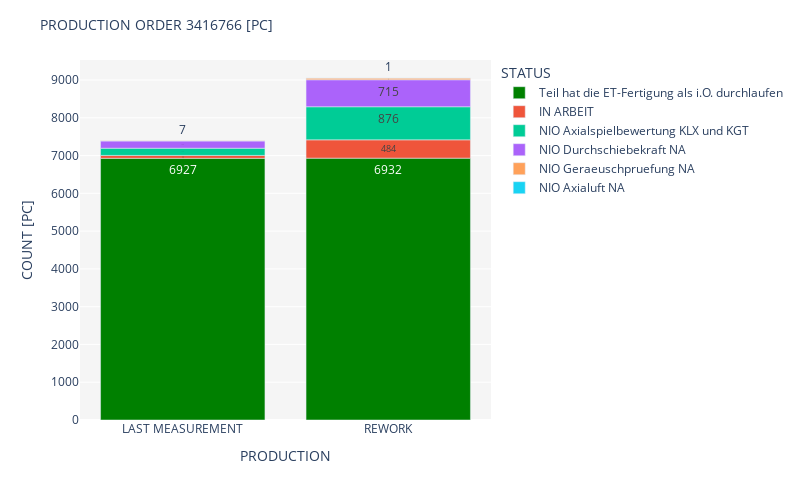

Notebook source saved alongside this figure:
### Code cell
fig=px.bar(df, x='PRODUCTION', y='COUNT [PC]',color='STATUS',color_discrete_map={"Teil hat die ET-Fertigung als i.O. durchlaufen":"green"},
            text_auto=True, height=500, width=800)
fig.update_layout(title=f"PRODUCTION ORDER 3416766 [PC]", title_font_size=14)
fig.update_layout(plot_bgcolor="whitesmoke")
fig.show()

### Figure 1 — Plotly figure (JSON) as saved in the notebook; plotly's stock layout.template omitted (floating-point values rounded to 4 significant figures)
{"data": [{"alignmentgroup": "True", "hovertemplate": "STATUS=Teil hat die ET-Fertigung als i.O. durchlaufen<br>PRODUCTION=%{x}<br>COUNT [PC]=%{y}<extra></extra>", "legendgroup": "Teil hat die ET-Fertigung als i.O. durchlaufen", "marker": {"color": "green", "pattern": {"shape": ""}}, "name": "Teil hat die ET-Fertigung als i.O. durchlaufen", "offsetgroup": "Teil hat die ET-Fertigung als i.O. durchlaufen", "orientation": "v", "showlegend": true, "textposition": "auto", "texttemplate": "%{y}", "type": "bar", "x": ["LAST MEASUREMENT", "REWORK"], "xaxis": "x", "y": [6927, 6932], "yaxis": "y"}, {"alignmentgroup": "True", "hovertemplate": "STATUS=IN ARBEIT<br>PRODUCTION=%{x}<br>COUNT [PC]=%{y}<extra></extra>", "legendgroup": "IN ARBEIT", "marker": {"color": "#EF553B", "pattern": {"shape": ""}}, "name": "IN ARBEIT", "offsetgroup": "IN ARBEIT", "orientation": "v", "showlegend": true, "textposition": "auto", "texttemplate": "%{y}", "type": "bar", "x": ["LAST MEASUREMENT", "REWORK"], "xaxis": "x", "y": [77, 484], "yaxis": "y"}, {"alignmentgroup": "True", "hovertemplate": "STATUS=NIO Axialspielbewertung KLX und KGT<br>PRODUCTION=%{x}<br>COUNT [PC]=%{y}<extra></extra>", "legendgroup": "NIO Axialspielbewertung KLX und KGT", "marker": {"color": "#00cc96", "pattern": {"shape": ""}}, "name": "NIO Axialspielbewertung KLX und KGT", "offsetgroup": "NIO Axialspielbewertung KLX und KGT", "orientation": "v", "showlegend": true, "textposition": "auto", "texttemplate": "%{y}", "type": "bar", "x": ["LAST MEASUREMENT", "REWORK"], "xaxis": "x", "y": [190, 876], "yaxis": "y"}, {"alignmentgroup": "True", "hovertemplate": "STATUS=NIO Durchschiebekraft NA<br>PRODUCTION=%{x}<br>COUNT [PC]=%{y}<extra></extra>", "legendgroup": "NIO Durchschiebekraft NA", "marker": {"color": "#ab63fa", "pattern": {"shape": ""}}, "name": "NIO Durchschiebekraft NA", "offsetgroup": "NIO Durchschiebekraft NA", "orientation": "v", "showlegend": true, "textposition": "auto", "texttemplate": "%{y}", "type": "bar", "x": ["LAST MEASUREMENT", "REWORK"], "xaxis": "x", "y": [193, 715], "yaxis": "y"}, {"alignmentgroup": "True", "hovertemplate": "STATUS=NIO Geraeuschpruefung NA<br>PRODUCTION=%{x}<br>COUNT [PC]=%{y}<extra></extra>", "legendgroup": "NIO Geraeuschpruefung NA", "marker": {"color": "#FFA15A", "pattern": {"shape": ""}}, "name": "NIO Geraeuschpruefung NA", "offsetgroup": "NIO Geraeuschpruefung NA", "orientation": "v", "showlegend": true, "textposition": "auto", "texttemplate": "%{y}", "type": "bar", "x": ["LAST MEASUREMENT", "REWORK"], "xaxis": "x", "y": [7, 45], "yaxis": "y"}, {"alignmentgroup": "True", "hovertemplate": "STATUS=NIO Axialuft NA<br>PRODUCTION=%{x}<br>COUNT [PC]=%{y}<extra></extra>", "legendgroup": "NIO Axialuft NA", "marker": {"color": "#19d3f3", "pattern": {"shape": ""}}, "name": "NIO Axialuft NA", "offsetgroup": "NIO Axialuft NA", "orientation": "v", "showlegend": true, "textposition": "auto", "texttemplate": "%{y}", "type": "bar", "x": ["REWORK"], "xaxis": "x", "y": [1], "yaxis": "y"}], "layout": {"barmode": "relative", "height": 500, "legend": {"title": {"text": "STATUS"}, "tracegroupgap": 0}, "margin": {"t": 60}, "plot_bgcolor": "whitesmoke", "title": {"font": {"size": 14}, "text": "PRODUCTION ORDER 3416766 [PC]"}, "width": 800, "xaxis": {"anchor": "y", "autorange": true, "domain": [0, 1], "range": [-0.5, 1.5], "title": {"text": "PRODUCTION"}, "type": "category"}, "yaxis": {"anchor": "x", "autorange": true, "domain": [0, 1], "range": [0, 9529.0], "title": {"text": "COUNT [PC]"}, "type": "linear"}}}
